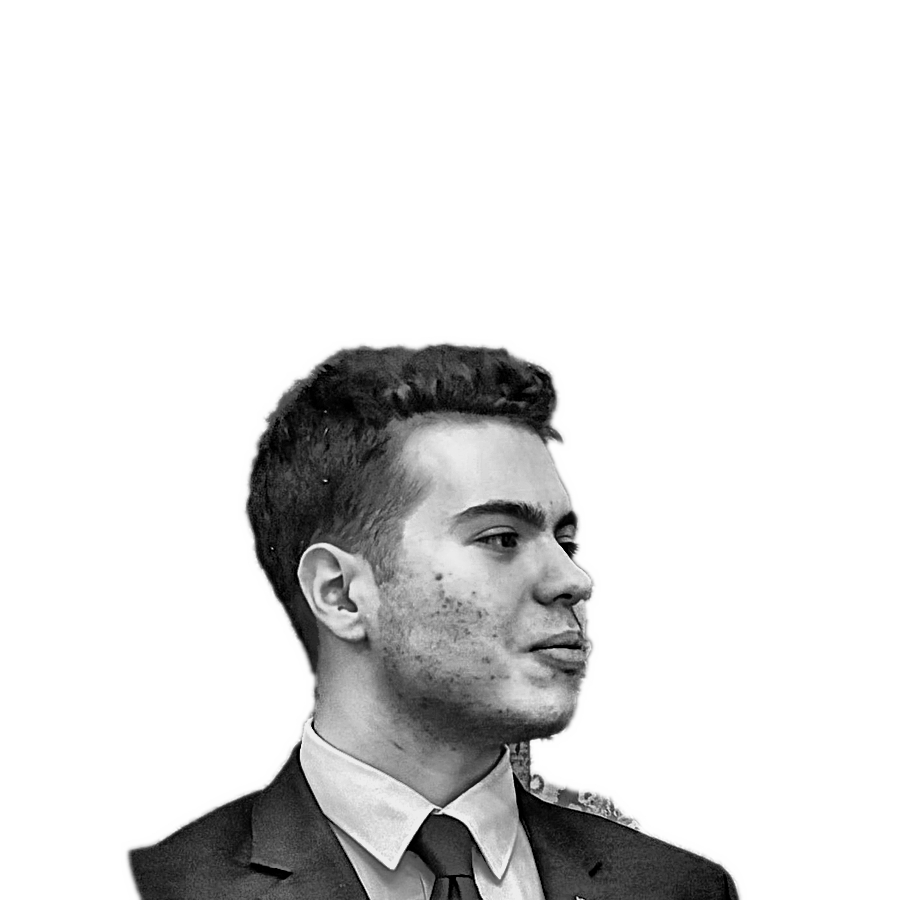
#> input picture assets/profile-prepped.png, 900 x 900 px
$ python make_ascii_svg.py
#> lines starting #> are read from the running program, lines starting #| are printed output that depends on the picture; after the words box and inside, x2 and y2 are one past the last pixel; in counts of white or black regions, pixels touching at a corner belong together
#!/usr/bin/env python3
"""Render the prepared portrait as a tiered, edge-aware, self-printing SVG.

Version 2 of the portrait renderer.  Each cell of a 150 by 80 grid carries a
glyph, one of six luminance tiers (each tier has its own ink and glyph ramp),
and an edge flag.  The portrait prints in three passes, shadows first, mids,
then lights, so it develops like a photographic print rather than wiping in
row by row.  Motion plays once and is disabled under reduced-motion.

    python scripts/make_ascii_svg.py            # animated
    python scripts/make_ascii_svg.py --static   # no entrance motion

Contracts
---------
``portrait_to_cells(path) -> list[list[Cell]]``
    Reads the prepped grayscale, returns ROWS lists of COLS cells.  Pure.
``render_svg(cells, *, static=False) -> str``
    Serialises the cells to SVG text.  Pure.  Raises ValueError on a grid of
    the wrong shape.

Invariants the tests rely on: exactly ROWS text rows, one cursor per row per
pass, six tier classes, no ``infinite`` animation, a reduced-motion rule, and
a subject glyph density between 0.30 and 0.60 of the grid.
"""

from __future__ import annotations

import argparse
import math
from dataclasses import dataclass
from pathlib import Path
from xml.sax.saxutils import escape

import numpy as np
from PIL import Image, ImageFilter


ROOT = Path(__file__).resolve().parents[1]
DEFAULT_INPUT = ROOT / "assets" / "profile-prepped.png"
DEFAULT_OUTPUT = ROOT / "assets" / "mert-ascii.svg"

WIDTH = 840
HEIGHT = 875
COLS = 150
ROWS = 80
ART_WIDTH = 800
ART_HEIGHT = 795
CELL_WIDTH = ART_WIDTH / COLS
CELL_HEIGHT = ART_HEIGHT / ROWS
PADDING = 20
TITLEBAR_HEIGHT = 30

ROW_STEP = 0.025  # seconds between rows inside one pass
PASS_GAP = 2.2  # seconds between the start of consecutive passes
PASSES = ("pa", "pb", "pc")  # shadows, mids, lights
TOTAL_RUN = PASS_GAP * 2 + ROW_STEP * ROWS + 0.4

TONE_GAMMA = 0.92
BACKGROUND_LUMINANCE = 0.97  # at or above this a cell is empty
TIER_COUNT = 6
EDGE_PERCENTILE = 85.0

# Tier 0 is the brightest lit tone, tier 5 the deepest shadow.
# Ink: blue shadows rising to ivory light (owner's choice, 2026-10-25).
TIER_INK = ("#f8f1e0", "#e6dcc6", "#bcbdcf", "#6a93e6", "#3a68c9", "#2b4f9c")
# Glyph ramps run darker to brighter inside the tier, so coverage keeps
# rising with luminance across the whole range.
TIER_GLYPHS = (
    ("%", "@", "@"),
    ("#", "%", "@"),
    ("X", "#", "%"),
    ("*", "x", "X"),
    ("=", "+", "*"),
    ("-", "~", "="),
)
TIER_PASS = ("pc", "pc", "pb", "pb", "pa", "pa")


@dataclass(frozen=True)
class Cell:
    glyph: str
    tier: int  # -1 for background
    edge: bool


def _subject_window(image: Image.Image) -> Image.Image:
    """Crop the prepped square to the subject, square, anchored to the bottom.

    The source has a lot of paper above the head.  Framing the subject makes
    the face about twice as large on the grid.
    """

    pixels = np.asarray(image)
    subject = np.argwhere(pixels < 250)
    if subject.size == 0:
        return image
    top, left = subject.min(axis=0)
    bottom, right = subject.max(axis=0)
    height, width = pixels.shape
    side = int(max(right - left, bottom - top) * 1.06)
    side = min(side, width, height)
    centre_x = (left + right) // 2
    x0 = int(min(max(0, centre_x - side // 2), width - side))
    y0 = int(max(0, top - side * 0.03))
    if y0 + side > height:
        y0 = height - side
    return image.crop((x0, y0, x0 + side, y0 + side))


def _edge_glyph(gx: float, gy: float) -> str:
    """Pick a structural glyph from the gradient direction (edge is normal to it)."""

    angle = math.degrees(math.atan2(gy, gx)) % 180.0
    if angle < 22.5 or angle >= 157.5:
        return "|"  # gradient horizontal, edge vertical
    if 67.5 <= angle < 112.5:
        return "-"  # gradient vertical, edge horizontal
    # Diagonal: gradient pointing down-right means the edge runs up-right.
    return "/" if gx * gy > 0 else "\\"


def portrait_to_cells(path: Path) -> list[list[Cell]]:
    with Image.open(path) as source:
        image = source.convert("L")
    image = _subject_window(image)

    # Luminance grid at cell resolution.
    grid = image.resize((COLS, ROWS), Image.Resampling.LANCZOS)
    grid = grid.filter(ImageFilter.UnsharpMask(radius=0.7, percent=120, threshold=2))
    lum = (np.asarray(grid, dtype=np.float32) / 255.0) ** TONE_GAMMA
    background = lum >= BACKGROUND_LUMINANCE
    darkness = 1.0 - lum

    # Stretch the subject's darkness range so all six tiers are populated.
    subject_values = darkness[~background]
    if subject_values.size:
        lo, hi = np.percentile(subject_values, (2.0, 98.0))
    else:
        lo, hi = 0.0, 1.0
    stretched = np.clip((darkness - lo) / max(1e-6, hi - lo), 0.0, 0.999999)
    scaled = stretched * TIER_COUNT
    tier = np.floor(scaled).astype(int)  # 0 bright .. 5 dark
    sub = np.floor((scaled - tier) * 3).astype(int)

    # Gradients on an isotropic copy so the cell aspect does not bias them.
    iso = image.resize((COLS, round(COLS * ART_HEIGHT / ART_WIDTH)), Image.Resampling.LANCZOS)
    iso_lum = np.asarray(iso, dtype=np.float32) / 255.0
    gy_iso, gx_iso = np.gradient(iso_lum)
    # Pool the isotropic gradient rows down to the cell rows.
    rows_per_cell = iso_lum.shape[0] / ROWS
    gx = np.zeros((ROWS, COLS), dtype=np.float32)
    gy = np.zeros((ROWS, COLS), dtype=np.float32)
    for r in range(ROWS):
        a = int(r * rows_per_cell)
        b = max(a + 1, int((r + 1) * rows_per_cell))
        gx[r] = gx_iso[a:b].mean(axis=0)
        gy[r] = gy_iso[a:b].mean(axis=0)
    magnitude = np.hypot(gx, gy)
    subject_magnitude = magnitude[~background]
    threshold = float(np.percentile(subject_magnitude, EDGE_PERCENTILE)) if subject_magnitude.size else 1.0

    cells: list[list[Cell]] = []
    for y in range(ROWS):
        row: list[Cell] = []
        for x in range(COLS):
            if background[y, x]:
                row.append(Cell(" ", -1, False))
                continue
            t = int(tier[y, x])
            is_edge = magnitude[y, x] >= threshold
            if is_edge:
                glyph = _edge_glyph(float(gx[y, x]), float(gy[y, x]))
            else:
                glyph = TIER_GLYPHS[t][int(sub[y, x])]
            row.append(Cell(glyph, t, is_edge))
        cells.append(row)
    return cells


def _row_tspans(row: list[Cell]) -> str:
    """Merge consecutive same-tier cells into tspans; background stays plain."""

    parts: list[str] = []
    buffer: list[str] = []
    current = -2
    for cell in row:
        if cell.tier != current:
            if buffer:
                parts.append(_flush(buffer, current))
                buffer = []
            current = cell.tier
        buffer.append(cell.glyph)
    if buffer:
        parts.append(_flush(buffer, current))
    return "".join(parts)


def _flush(buffer: list[str], tier: int) -> str:
    text = escape("".join(buffer))
    if tier < 0:
        return text
    return f'<tspan class="t{tier} {TIER_PASS[tier]}">{text}</tspan>'


def _style() -> str:
    tiers = "\n".join(
        f"          .t{index} {{ fill:{ink}; }}" for index, ink in enumerate(TIER_INK)
    )
    return f"""
          text {{ font-family:'IBM Plex Mono','Cascadia Mono','SFMono-Regular',Consolas,monospace; }}
          .micro {{ fill:#7185a8; font-size:11px; font-weight:600; letter-spacing:1.15px; }}
          .label {{ fill:#78a9ff; font-size:11px; font-weight:700; letter-spacing:1.05px; }}
          .status {{ fill:#42be65; font-size:11px; font-weight:700; letter-spacing:.9px; }}
          .ascii-row {{ font-size:{CELL_HEIGHT * 0.94:.2f}px; font-weight:600; fill:#d0e2ff; }}
{tiers}
          .pa {{ --pass:0s; }}
          .pb {{ --pass:{PASS_GAP:.2f}s; }}
          .pc {{ --pass:{PASS_GAP * 2:.2f}s; }}
          .row-cursor {{ opacity:0; }}
          .cursor-a {{ fill:#3a68c9; --pass:0s; }}
          .cursor-b {{ fill:#78a9ff; --pass:{PASS_GAP:.2f}s; }}
          .cursor-c {{ fill:#f8f1e0; --pass:{PASS_GAP * 2:.2f}s; }}
          .prompt {{ fill:#9fb2d1; font-size:13px; }}
          .prompt-value {{ fill:#f2f6fc; font-weight:700; }}
          .pass-tag {{ fill:#7185a8; font-size:10px; font-weight:600; letter-spacing:1px; opacity:0; }}
          @keyframes ink-in {{ from {{ fill-opacity:0; }} to {{ fill-opacity:1; }} }}
          @keyframes sweep-cursor {{
            0% {{ opacity:.9; transform:translateX(0); }}
            85% {{ opacity:.9; transform:translateX({ART_WIDTH}px); }}
            100% {{ opacity:0; transform:translateX({ART_WIDTH}px); }}
          }}
          @keyframes tag-in {{ to {{ opacity:1; }} }}
          @keyframes prompt-cursor {{ 0%,49% {{ opacity:1; }} 50%,100% {{ opacity:.16; }} }}
          @media (prefers-reduced-motion:no-preference) {{
            .portrait:not(.static) .ascii-row tspan {{
              fill-opacity:0;
              animation:ink-in .12s linear forwards;
              animation-delay:calc(var(--pass) + var(--row));
            }}
            .portrait:not(.static) .row-cursor {{
              animation:sweep-cursor .06s linear forwards;
              animation-delay:calc(var(--pass) + var(--row));
            }}
            .portrait:not(.static) .pass-tag {{ animation:tag-in .01s linear forwards; animation-delay:var(--pass); }}
            .portrait:not(.static) .prompt-cursor {{ animation:prompt-cursor 1.1s step-end 3; animation-delay:{TOTAL_RUN:.2f}s; }}
          }}
          @media (prefers-reduced-motion:reduce) {{
            .ascii-row tspan {{ animation:none !important; fill-opacity:1 !important; }}
            .row-cursor {{ animation:none !important; opacity:0 !important; }}
            .pass-tag {{ animation:none !important; opacity:1 !important; }}
            .prompt-cursor {{ animation:none !important; }}
          }}
          .portrait.static .pass-tag {{ opacity:1; }}
"""


def render_svg(cells: list[list[Cell]], *, static: bool = False) -> str:
    if len(cells) != ROWS or any(len(row) != COLS for row in cells):
        raise ValueError(f"Expected a {COLS}x{ROWS} cell grid")

    root_class = "portrait static" if static else "portrait"
    parts = [
        '<?xml version="1.0" encoding="UTF-8"?>',
        (
            f'<svg xmlns="http://www.w3.org/2000/svg" width="{WIDTH}" height="{HEIGHT}" '
            f'viewBox="0 0 {WIDTH} {HEIGHT}" role="img" '
            f'aria-labelledby="portrait-title portrait-desc" class="{root_class}" focusable="false">'
        ),
        '<title id="portrait-title">Mert Efe Şensoy, tiered ASCII portrait</title>',
        (
            '<desc id="portrait-desc">A monochrome ASCII portrait of Mert Efe Şensoy develops in three '
            'passes inside an IBM-inspired SYSPLEX terminal: blue shadows print first, then the mid '
            'tones, then ivory highlights, with structural glyphs tracing the jaw, collar and lapel.</desc>'
        ),
        "<defs>",
        '<pattern id="portrait-grid" width="58" height="58" patternUnits="userSpaceOnUse"><path d="M58 0H0V58" fill="none" stroke="#4589ff" stroke-opacity=".04"/></pattern>',
        '<pattern id="portrait-scan" width="4" height="4" patternUnits="userSpaceOnUse"><path d="M0 3.5H840" stroke="#f2f6fc" stroke-opacity=".025"/></pattern>',
        "<style>",
        _style(),
        "</style>",
        "</defs>",
        f'<rect width="{WIDTH}" height="{HEIGHT}" fill="#07090e"/>',
        f'<rect x=".5" y=".5" width="{WIDTH - 1}" height="{HEIGHT - 1}" fill="#080e18" stroke="#27466f"/>',
        f'<rect x="1" y="1" width="{WIDTH - 2}" height="{HEIGHT - 2}" fill="url(#portrait-grid)"/>',
        f'<rect x="1" y="1" width="{WIDTH - 2}" height="{HEIGHT - 2}" fill="url(#portrait-scan)"/>',
        f'<rect x="1" y="1" width="4" height="{HEIGHT - 2}" fill="#4589ff"/>',
        f'<rect x="5" y="1" width="{WIDTH - 6}" height="29" fill="#050a11"/>',
        f'<path d="M5 30H{WIDTH - 1}" stroke="#27466f"/>',
        '<text x="22" y="20" class="label">MERTEFE.SYSPLEX // PORTRAIT.PRINT</text>',
        '<text x="300" y="20" class="micro">150x80 · 6 TIERS · 3 PASSES</text>',
        '<circle cx="665" cy="15" r="3" fill="#42be65"/>',
        '<text x="676" y="20" class="status">JOB ACTIVE</text>',
        f'<text x="{WIDTH - 22}" y="20" class="micro" text-anchor="end">F1=HELP</text>',
    ]

    art_top = TITLEBAR_HEIGHT + 7
    font_y_offset = CELL_HEIGHT * 0.78
    for index, row in enumerate(cells):
        row_y = art_top + index * CELL_HEIGHT
        baseline = row_y + font_y_offset
        delay = index * ROW_STEP
        parts.append(
            f'<text xml:space="preserve" x="{PADDING}" y="{baseline:.1f}" class="ascii-row" '
            f'style="--row:{delay:.3f}s" textLength="{ART_WIDTH}" lengthAdjust="spacing">'
            f"{_row_tspans(row)}</text>"
        )
        for suffix in ("a", "b", "c"):
            parts.append(
                f'<rect class="row-cursor cursor-{suffix}" style="--row:{delay:.3f}s" x="{PADDING}" '
                f'y="{row_y + 1:.1f}" width="{CELL_WIDTH:.2f}" height="{CELL_HEIGHT - 2:.2f}"/>'
            )

    status_line_y = TITLEBAR_HEIGHT + ART_HEIGHT + 7
    parts.extend(
        [
            f'<path d="M5 {status_line_y}H{WIDTH - 1}" stroke="#27466f"/>',
            f'<text x="22" y="{status_line_y + 21}" class="prompt">mertefe@sysplex:~$ whoami '
            '<tspan class="prompt-value">Mert Efe Şensoy</tspan></text>',
            f'<rect class="prompt-cursor" x="350" y="{status_line_y + 8}" width="8" height="15" fill="#78a9ff"/>',
            f'<text x="520" y="{status_line_y + 21}" class="pass-tag pa">PASS 1 SHADOWS</text>',
            f'<text x="625" y="{status_line_y + 21}" class="pass-tag pb">· 2 MIDS</text>',
            f'<text x="690" y="{status_line_y + 21}" class="pass-tag pc">· 3 LIGHTS</text>',
            f'<text x="{WIDTH - 22}" y="{status_line_y + 21}" class="micro" text-anchor="end">RC=0000</text>',
            "</svg>",
        ]
    )
    return "\n".join(parts) + "\n"


def main() -> None:
    parser = argparse.ArgumentParser(description=__doc__)
    parser.add_argument("--input", type=Path, default=DEFAULT_INPUT)
    parser.add_argument("--output", type=Path, default=DEFAULT_OUTPUT)
    parser.add_argument("--static", action="store_true", help="Disable entrance animations")
    args = parser.parse_args()

    cells = portrait_to_cells(args.input)
#> in portrait_to_cells, source is the input picture: PIL image 900x900 L; min 0, max 255, mean 222.3
#> in _subject_window, `subject = np.argwhere(pixels < 250)`: subject = 186681 pairs, first value 340 to 899, second value 125 to 742
#> in _subject_window, `top, left = subject.min(axis=0)`: top = 340; left = 125
#> in _subject_window, `bottom, right = subject.max(axis=0)`: bottom = 899; right = 742
#> in _subject_window, `side = int(max(right - left, bottom - top) * 1.06)`: side = 654
#> in _subject_window, `centre_x = (left + right) // 2`: centre_x = 433
#> in _subject_window, `x0 = int(min(max(0, centre_x - side // 2), width - side))`: x0 = 106
#> in _subject_window, `y0 = int(max(0, top - side * 0.03))`: y0 = 320
#> in _subject_window, `y0 = height - side`: y0 = 246
#> in portrait_to_cells, `background = lum >= BACKGROUND_LUMINANCE`:
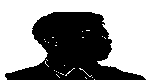
#> background: shape (80, 150) bool; 57.3% white; 1 black region, box (x1, y1, x2, y2) and area: (5, 12, 146, 80) 5122
#> in portrait_to_cells, `darkness = 1.0 - lum`:
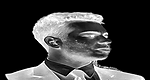
#> darkness: shape (80, 150) float32; min 0, max 1, mean 0.235
#> in portrait_to_cells, `subject_values = darkness[~background]`: subject_values = 5122 values, max 1 at index 69, min 0.0325 at index 1656, mean 0.551
#> in portrait_to_cells, `lo, hi = np.percentile(subject_values, (2.0, 98.0))`: lo = 0.0724; hi = 1
#> in portrait_to_cells, `tier = np.floor(scaled).astype(int)`:
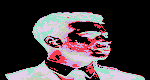
#> tier: shape (80, 150) int64; 6 distinct labels, from 0 to 5; one colour per label, 0 black
#> in portrait_to_cells, `gy_iso, gx_iso = np.gradient(iso_lum)`:
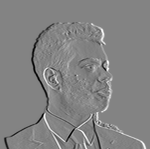
#> gx_iso: shape (149, 150) float32; min -0.5, max 0.471, mean 3.53e-11; drawn with min black and max white
#> after the loop in portrait_to_cells, `for r in range(ROWS):`:
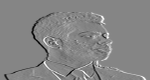
#> gx: shape (80, 150) float32; min -0.496, max 0.45, mean 7.95e-11; drawn with min black and max white
#> after the loop in portrait_to_cells, `for r in range(ROWS):`:
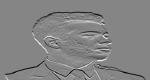
#> gy: shape (80, 150) float32; min -0.467, max 0.424, mean -0.00382; drawn with min black and max white
#> in portrait_to_cells, `magnitude = np.hypot(gx, gy)`:
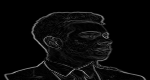
#> magnitude: shape (80, 150) float32; min 0, max 0.664, mean 0.0366
#> in portrait_to_cells, `subject_magnitude = magnitude[~background]`: subject_magnitude = 5122 values, max 0.664 at index 4140, min 0 at index 3482, mean 0.0787
#> in portrait_to_cells, `threshold = float(np.percentile(subject_magnitude, EDGE_PERCENTILE)) i..`: threshold = 0.153
#> after the loop in portrait_to_cells, `for y in range(ROWS):`: cells = 80 items
#> cells = 80 items
    svg = render_svg(cells, static=args.static)
#> the loop in render_svg, `for index, row in enumerate(cells):` made 80 passes
#> (row_y, baseline, delay) on passes 1 to 12: (37, 44.75, 0), (46.94, 54.69, 0.025), (56.88, 64.63, 0.05), (66.81, 74.56, 0.075), (76.75, 84.5, 0.1), (86.69, 94.44, 0.125), (96.62, 104.4, 0.15), (106.6, 114.3, 0.175), (116.5, 124.3, 0.2), (126.4, 134.2, 0.225), (136.4, 144.1, 0.25), (146.3, 154.1, 0.275)
#> after the loop in render_svg, `for index, row in enumerate(cells):`: parts = 343 items
    args.output.parent.mkdir(parents=True, exist_ok=True)
    args.output.write_text(svg, encoding="utf-8", newline="\n")
    filled = sum(1 for row in cells for cell in row if cell.tier >= 0)
#> filled = 5122
    edges = sum(1 for row in cells for cell in row if cell.edge)
#> edges = 769
    print(
        f"Wrote {args.output} ({COLS}x{ROWS}, {filled} subject cells, {edges} edge cells, "
        f"{len(svg.encode('utf-8')) / 1024:.0f} KB)"
    )
#| Wrote assets/mert-ascii.svg (150x80, 5122 subject cells, 769 edge cells, 101 KB)


if __name__ == "__main__":
    main()
